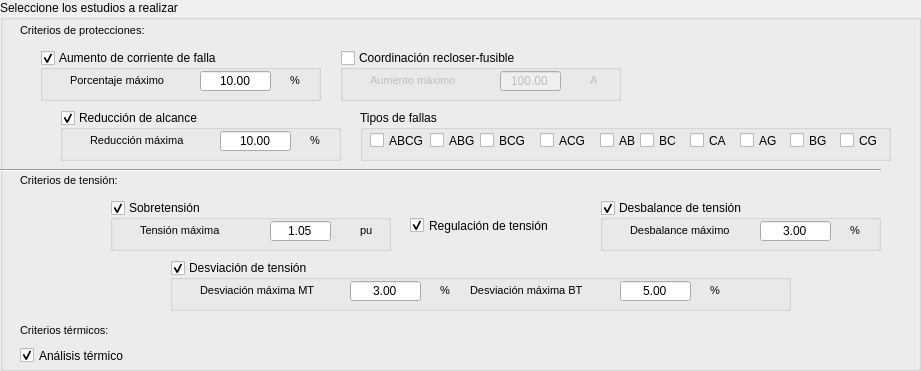
    <widget class="QGroupBox" name="groupBox_studies_ss">
     <property name="geometry">
      <rect>
       <x>0</x>
       <y>90</y>
       <width>921</width>
       <height>371</height>
      </rect>
     </property>
     <property name="title">
      <string>Seleccione los estudios a realizar</string>
     </property>
     <widget class="QCheckBox" name="checkBox_regulation_ss">
      <property name="geometry">
       <rect>
        <x>410</x>
        <y>210</y>
        <width>161</width>
        <height>31</height>
       </rect>
      </property>
      <property name="text">
       <string>Regulación de tensión</string>
      </property>
      <property name="checked">
       <bool>true</bool>
      </property>
     </widget>
     <widget class="QGroupBox" name="Box_faults_ss">
      <property name="enabled">
       <bool>true</bool>
      </property>
      <property name="geometry">
       <rect>
        <x>360</x>
        <y>110</y>
        <width>531</width>
        <height>51</height>
       </rect>
      </property>
      <property name="title">
       <string>Tipos de fallas</string>
      </property>
      <widget class="QCheckBox" name="abcg_ss">
       <property name="geometry">
        <rect>
         <x>10</x>
         <y>20</y>
         <width>61</width>
         <height>21</height>
        </rect>
       </property>
       <property name="text">
        <string>ABCG</string>
       </property>
       <property name="checked">
        <bool>false</bool>
       </property>
      </widget>
      <widget class="QCheckBox" name="bcg_ss">
       <property name="geometry">
        <rect>
         <x>120</x>
         <y>20</y>
         <width>51</width>
         <height>21</height>
        </rect>
       </property>
       <property name="text">
        <string>BCG</string>
       </property>
       <property name="checked">
        <bool>false</bool>
       </property>
      </widget>
      <widget class="QCheckBox" name="abg_ss">
       <property name="geometry">
        <rect>
         <x>70</x>
         <y>20</y>
         <width>51</width>
         <height>21</height>
        </rect>
       </property>
       <property name="text">
        <string>ABG</string>
       </property>
       <property name="checked">
        <bool>false</bool>
       </property>
      </widget>
      <widget class="QCheckBox" name="acg_ss">
       <property name="geometry">
        <rect>
         <x>180</x>
         <y>20</y>
         <width>51</width>
         <height>21</height>
        </rect>
       </property>
       <property name="text">
        <string>ACG</string>
       </property>
       <property name="checked">
        <bool>false</bool>
       </property>
      </widget>
      <widget class="QCheckBox" name="ag_ss">
       <property name="geometry">
        <rect>
         <x>380</x>
         <y>20</y>
         <width>51</width>
         <height>21</height>
        </rect>
       </property>
       <property name="text">
        <string>AG</string>
       </property>
       <property name="checked">
        <bool>false</bool>
       </property>
      </widget>
      <widget class="QCheckBox" name="bg_ss">
       <property name="geometry">
        <rect>
         <x>430</x>
         <y>20</y>
         <width>51</width>
         <height>21</height>
        </rect>
       </property>
       <property name="text">
        <string>BG</string>
       </property>
       <property name="checked">
        <bool>false</bool>
       </property>
      </widget>
      <widget class="QCheckBox" name="cg_ss">
       <property name="geometry">
        <rect>
         <x>480</x>
         <y>20</y>
         <width>51</width>
         <height>21</height>
        </rect>
       </property>
       <property name="text">
        <string>CG</string>
       </property>
       <property name="checked">
        <bool>false</bool>
       </property>
      </widget>
      <widget class="QCheckBox" name="bc_ss">
       <property name="geometry">
        <rect>
         <x>280</x>
         <y>20</y>
         <width>41</width>
         <height>21</height>
        </rect>
       </property>
       <property name="text">
        <string>BC</string>
       </property>
       <property name="checked">
        <bool>false</bool>
       </property>
      </widget>
      <widget class="QCheckBox" name="ab_ss">
       <property name="geometry">
        <rect>
         <x>240</x>
         <y>20</y>
         <width>41</width>
         <height>21</height>
        </rect>
       </property>
       <property name="text">
        <string>AB</string>
       </property>
       <property name="checked">
        <bool>false</bool>
       </property>
      </widget>
      <widget class="QCheckBox" name="ac_ss">
       <property name="geometry">
        <rect>
         <x>330</x>
         <y>20</y>
         <width>41</width>
         <height>21</height>
        </rect>
       </property>
       <property name="text">
        <string extracomment="If not checked: L-N">CA</string>
       </property>
       <property name="checked">
        <bool>false</bool>
       </property>
      </widget>
     </widget>
     <widget class="QGroupBox" name="coord_rf_ss">
      <property name="geometry">
       <rect>
        <x>340</x>
        <y>50</y>
        <width>281</width>
        <height>51</height>
       </rect>
      </property>
      <property name="title">
       <string>Coordinación recloser-fusible</string>
      </property>
      <property name="checkable">
       <bool>true</bool>
      </property>
      <property name="checked">
       <bool>false</bool>
      </property>
      <widget class="QLabel" name="label_rf_ss">
       <property name="geometry">
        <rect>
         <x>30</x>
         <y>20</y>
         <width>121</width>
         <height>20</height>
        </rect>
       </property>
       <property name="font">
        <font>
         <pointsize>8</pointsize>
        </font>
       </property>
       <property name="text">
        <string>Aumento máximo</string>
       </property>
      </widget>
      <widget class="QLabel" name="label_per_rf_ss">
       <property name="geometry">
        <rect>
         <x>250</x>
         <y>20</y>
         <width>16</width>
         <height>20</height>
        </rect>
       </property>
       <property name="font">
        <font>
         <pointsize>8</pointsize>
        </font>
       </property>
       <property name="text">
        <string>A</string>
       </property>
      </widget>
      <widget class="QgsDoubleSpinBox" name="inc_max_rf_ss">
       <property name="geometry">
        <rect>
         <x>160</x>
         <y>20</y>
         <width>61</width>
         <height>22</height>
        </rect>
       </property>
       <property name="alignment">
        <set>Qt::AlignCenter</set>
       </property>
       <property name="buttonSymbols">
        <enum>QAbstractSpinBox::NoButtons</enum>
       </property>
       <property name="correctionMode">
        <enum>QAbstractSpinBox::CorrectToNearestValue</enum>
       </property>
       <property name="minimum">
        <double>1.000000000000000</double>
       </property>
       <property name="maximum">
        <double>1000000.000000000000000</double>
       </property>
       <property name="singleStep">
        <double>0.000000000000000</double>
       </property>
       <property name="value">
        <double>100.000000000000000</double>
       </property>
       <property name="showClearButton" stdset="0">
        <bool>true</bool>
       </property>
       <property name="clearValue" stdset="0">
        <bool>false</bool>
       </property>
      </widget>
     </widget>
     <widget class="QGroupBox" name="cf_ss">
      <property name="geometry">
       <rect>
        <x>40</x>
        <y>50</y>
        <width>281</width>
        <height>51</height>
       </rect>
      </property>
      <property name="title">
       <string>Aumento de corriente de falla</string>
      </property>
      <property name="checkable">
       <bool>true</bool>
      </property>
      <property name="checked">
       <bool>true</bool>
      </property>
      <widget class="QLabel" name="label_per_max_ss">
       <property name="geometry">
        <rect>
         <x>30</x>
         <y>20</y>
         <width>121</width>
         <height>20</height>
        </rect>
       </property>
       <property name="font">
        <font>
         <pointsize>8</pointsize>
        </font>
       </property>
       <property name="text">
        <string>Porcentaje máximo</string>
       </property>
      </widget>
      <widget class="QLabel" name="label_per_inc_ss">
       <property name="geometry">
        <rect>
         <x>250</x>
         <y>20</y>
         <width>16</width>
         <height>20</height>
        </rect>
       </property>
       <property name="font">
        <font>
         <pointsize>8</pointsize>
        </font>
       </property>
       <property name="text">
        <string>%</string>
       </property>
      </widget>
      <widget class="QgsDoubleSpinBox" name="max_perc_cf_ss">
       <property name="geometry">
        <rect>
         <x>160</x>
         <y>20</y>
         <width>71</width>
         <height>22</height>
        </rect>
       </property>
       <property name="alignment">
        <set>Qt::AlignCenter</set>
       </property>
       <property name="buttonSymbols">
        <enum>QAbstractSpinBox::NoButtons</enum>
       </property>
       <property name="correctionMode">
        <enum>QAbstractSpinBox::CorrectToNearestValue</enum>
       </property>
       <property name="minimum">
        <double>1.000000000000000</double>
       </property>
       <property name="maximum">
        <double>1000000.000000000000000</double>
       </property>
       <property name="singleStep">
        <double>0.000000000000000</double>
       </property>
       <property name="value">
        <double>10.000000000000000</double>
       </property>
       <property name="showClearButton" stdset="0">
        <bool>true</bool>
       </property>
       <property name="clearValue" stdset="0">
        <bool>false</bool>
       </property>
      </widget>
     </widget>
     <widget class="QGroupBox" name="rr_ss">
      <property name="geometry">
       <rect>
        <x>60</x>
        <y>110</y>
        <width>281</width>
        <height>51</height>
       </rect>
      </property>
      <property name="title">
       <string>Reducción de alcance</string>
      </property>
      <property name="checkable">
       <bool>true</bool>
      </property>
      <property name="checked">
       <bool>true</bool>
      </property>
      <widget class="QLabel" name="label_ror_ss">
       <property name="geometry">
        <rect>
         <x>30</x>
         <y>20</y>
         <width>121</width>
         <height>20</height>
        </rect>
       </property>
       <property name="font">
        <font>
         <pointsize>8</pointsize>
        </font>
       </property>
       <property name="text">
        <string>Reducción máxima</string>
       </property>
      </widget>
      <widget class="QLabel" name="label_per_ror_ss">
       <property name="geometry">
        <rect>
         <x>250</x>
         <y>20</y>
         <width>16</width>
         <height>20</height>
        </rect>
       </property>
       <property name="font">
        <font>
         <pointsize>8</pointsize>
        </font>
       </property>
       <property name="text">
        <string>%</string>
       </property>
      </widget>
      <widget class="QgsDoubleSpinBox" name="red_max_ss">
       <property name="geometry">
        <rect>
         <x>160</x>
         <y>20</y>
         <width>71</width>
         <height>22</height>
        </rect>
       </property>
       <property name="alignment">
        <set>Qt::AlignCenter</set>
       </property>
       <property name="buttonSymbols">
        <enum>QAbstractSpinBox::NoButtons</enum>
       </property>
       <property name="correctionMode">
        <enum>QAbstractSpinBox::CorrectToNearestValue</enum>
       </property>
       <property name="minimum">
        <double>1.000000000000000</double>
       </property>
       <property name="maximum">
        <double>1000000.000000000000000</double>
       </property>
       <property name="singleStep">
        <double>0.000000000000000</double>
       </property>
       <property name="value">
        <double>10.000000000000000</double>
       </property>
       <property name="showClearButton" stdset="0">
        <bool>true</bool>
       </property>
       <property name="clearValue" stdset="0">
        <bool>false</bool>
       </property>
      </widget>
     </widget>
     <widget class="QGroupBox" name="overvoltage_ss">
      <property name="geometry">
       <rect>
        <x>110</x>
        <y>200</y>
        <width>281</width>
        <height>51</height>
       </rect>
      </property>
      <property name="title">
       <string>Sobretensión</string>
      </property>
      <property name="checkable">
       <bool>true</bool>
      </property>
      <property name="checked">
       <bool>true</bool>
      </property>
      <widget class="QLabel" name="label_max_ov_ss">
       <property name="geometry">
        <rect>
         <x>30</x>
         <y>20</y>
         <width>121</width>
         <height>20</height>
        </rect>
       </property>
       <property name="font">
        <font>
         <pointsize>8</pointsize>
        </font>
       </property>
       <property name="text">
        <string>Tensión máxima</string>
       </property>
      </widget>
      <widget class="QLabel" name="label_pu_ov_ss">
       <property name="geometry">
        <rect>
         <x>250</x>
         <y>20</y>
         <width>16</width>
         <height>20</height>
        </rect>
       </property>
       <property name="font">
        <font>
         <pointsize>8</pointsize>
        </font>
       </property>
       <property name="text">
        <string>pu</string>
       </property>
      </widget>
      <widget class="QgsDoubleSpinBox" name="overvolt_ss">
       <property name="geometry">
        <rect>
         <x>160</x>
         <y>20</y>
         <width>61</width>
         <height>22</height>
        </rect>
       </property>
       <property name="alignment">
        <set>Qt::AlignCenter</set>
       </property>
       <property name="buttonSymbols">
        <enum>QAbstractSpinBox::NoButtons</enum>
       </property>
       <property name="correctionMode">
        <enum>QAbstractSpinBox::CorrectToNearestValue</enum>
       </property>
       <property name="minimum">
        <double>0.000000000000000</double>
       </property>
       <property name="maximum">
        <double>1.100000000000000</double>
       </property>
       <property name="singleStep">
        <double>0.000000000000000</double>
       </property>
       <property name="value">
        <double>1.050000000000000</double>
       </property>
       <property name="showClearButton" stdset="0">
        <bool>true</bool>
       </property>
       <property name="clearValue" stdset="0">
        <bool>false</bool>
       </property>
      </widget>
     </widget>
     <widget class="QGroupBox" name="voltage_deviation_ss">
      <property name="geometry">
       <rect>
        <x>170</x>
        <y>260</y>
        <width>621</width>
        <height>51</height>
       </rect>
      </property>
      <property name="title">
       <string>Desviación de tensión</string>
      </property>
      <property name="checkable">
       <bool>true</bool>
      </property>
      <property name="checked">
       <bool>true</bool>
      </property>
      <widget class="QLabel" name="label_max_dev_mt_ss">
       <property name="geometry">
        <rect>
         <x>30</x>
         <y>20</y>
         <width>141</width>
         <height>20</height>
        </rect>
       </property>
       <property name="font">
        <font>
         <pointsize>8</pointsize>
        </font>
       </property>
       <property name="text">
        <string>Desviación máxima MT</string>
       </property>
      </widget>
      <widget class="QLabel" name="label_per_dev_mt_ss">
       <property name="geometry">
        <rect>
         <x>270</x>
         <y>20</y>
         <width>16</width>
         <height>20</height>
        </rect>
       </property>
       <property name="font">
        <font>
         <pointsize>8</pointsize>
        </font>
       </property>
       <property name="text">
        <string>%</string>
       </property>
      </widget>
      <widget class="QLabel" name="label_per_dev_bt_ss">
       <property name="geometry">
        <rect>
         <x>540</x>
         <y>20</y>
         <width>16</width>
         <height>20</height>
        </rect>
       </property>
       <property name="font">
        <font>
         <pointsize>8</pointsize>
        </font>
       </property>
       <property name="text">
        <string>%</string>
       </property>
      </widget>
      <widget class="QLabel" name="label_max_dev_bt_ss">
       <property name="geometry">
        <rect>
         <x>300</x>
         <y>20</y>
         <width>141</width>
         <height>20</height>
        </rect>
       </property>
       <property name="font">
        <font>
         <pointsize>8</pointsize>
        </font>
       </property>
       <property name="text">
        <string>Desviación máxima BT</string>
       </property>
      </widget>
      <widget class="QgsDoubleSpinBox" name="unbalance_bt_ss">
       <property name="geometry">
        <rect>
         <x>450</x>
         <y>20</y>
         <width>71</width>
         <height>22</height>
        </rect>
       </property>
       <property name="minimumSize">
        <size>
         <width>1</width>
         <height>22</height>
        </size>
       </property>
       <property name="alignment">
        <set>Qt::AlignCenter</set>
       </property>
       <property name="buttonSymbols">
        <enum>QAbstractSpinBox::NoButtons</enum>
       </property>
       <property name="correctionMode">
        <enum>QAbstractSpinBox::CorrectToNearestValue</enum>
       </property>
       <property name="minimum">
        <double>0.000000000000000</double>
       </property>
       <property name="maximum">
        <double>100.000000000000000</double>
       </property>
       <property name="singleStep">
        <double>0.000000000000000</double>
       </property>
       <property name="value">
        <double>5.000000000000000</double>
       </property>
       <property name="showClearButton" stdset="0">
        <bool>true</bool>
       </property>
       <property name="clearValue" stdset="0">
        <bool>false</bool>
       </property>
      </widget>
      <widget class="QgsDoubleSpinBox" name="unbalance_mt_ss">
       <property name="geometry">
        <rect>
         <x>180</x>
         <y>20</y>
         <width>71</width>
         <height>22</height>
        </rect>
       </property>
       <property name="minimumSize">
        <size>
         <width>1</width>
         <height>22</height>
        </size>
       </property>
       <property name="alignment">
        <set>Qt::AlignCenter</set>
       </property>
       <property name="buttonSymbols">
        <enum>QAbstractSpinBox::NoButtons</enum>
       </property>
       <property name="correctionMode">
        <enum>QAbstractSpinBox::CorrectToNearestValue</enum>
       </property>
       <property name="minimum">
        <double>0.000000000000000</double>
       </property>
       <property name="maximum">
        <double>100.000000000000000</double>
       </property>
       <property name="singleStep">
        <double>0.000000000000000</double>
       </property>
       <property name="value">
        <double>3.000000000000000</double>
       </property>
       <property name="showClearButton" stdset="0">
        <bool>true</bool>
       </property>
       <property name="clearValue" stdset="0">
        <bool>false</bool>
       </property>
      </widget>
     </widget>
     <widget class="QGroupBox" name="unbalance_ss">
      <property name="geometry">
       <rect>
        <x>600</x>
        <y>200</y>
        <width>281</width>
        <height>51</height>
       </rect>
      </property>
      <property name="title">
       <string>Desbalance de tensión</string>
      </property>
      <property name="checkable">
       <bool>true</bool>
      </property>
      <property name="checked">
       <bool>true</bool>
      </property>
      <widget class="QLabel" name="label_un_max_ss">
       <property name="geometry">
        <rect>
         <x>30</x>
         <y>20</y>
         <width>121</width>
         <height>20</height>
        </rect>
       </property>
       <property name="font">
        <font>
         <pointsize>8</pointsize>
        </font>
       </property>
       <property name="text">
        <string>Desbalance máximo</string>
       </property>
      </widget>
      <widget class="QLabel" name="label_per_unb_ss">
       <property name="geometry">
        <rect>
         <x>250</x>
         <y>20</y>
         <width>16</width>
         <height>20</height>
        </rect>
       </property>
       <property name="font">
        <font>
         <pointsize>8</pointsize>
        </font>
       </property>
       <property name="text">
        <string>%</string>
       </property>
      </widget>
      <widget class="QgsDoubleSpinBox" name="unb_max_ss">
       <property name="geometry">
        <rect>
         <x>160</x>
         <y>20</y>
         <width>71</width>
         <height>22</height>
        </rect>
       </property>
       <property name="alignment">
        <set>Qt::AlignCenter</set>
       </property>
       <property name="buttonSymbols">
        <enum>QAbstractSpinBox::NoButtons</enum>
       </property>
       <property name="correctionMode">
        <enum>QAbstractSpinBox::CorrectToNearestValue</enum>
       </property>
       <property name="minimum">
        <double>0.500000000000000</double>
       </property>
       <property name="maximum">
        <double>10.000000000000000</double>
       </property>
       <property name="singleStep">
        <double>0.000000000000000</double>
       </property>
       <property name="value">
        <double>3.000000000000000</double>
       </property>
       <property name="showClearButton" stdset="0">
        <bool>true</bool>
       </property>
       <property name="clearValue" stdset="0">
        <bool>false</bool>
       </property>
      </widget>
     </widget>
     <widget class="QCheckBox" name="checkBox_thermal_ss">
      <property name="geometry">
       <rect>
        <x>20</x>
        <y>340</y>
        <width>161</width>
        <height>31</height>
       </rect>
      </property>
      <property name="text">
       <string>Análisis térmico</string>
      </property>
      <property name="checked">
       <bool>true</bool>
      </property>
     </widget>
     <widget class="Line" name="line">
      <property name="geometry">
       <rect>
        <x>0</x>
        <y>160</y>
        <width>881</width>
        <height>20</height>
       </rect>
      </property>
      <property name="orientation">
       <enum>Qt::Horizontal</enum>
      </property>
     </widget>
     <widget class="QLabel" name="label_pm_cf_5">
      <property name="geometry">
       <rect>
        <x>20</x>
        <y>320</y>
        <width>151</width>
        <height>20</height>
       </rect>
      </property>
      <property name="font">
       <font>
        <pointsize>8</pointsize>
       </font>
      </property>
      <property name="text">
       <string>Criterios térmicos:</string>
      </property>
     </widget>
     <widget class="QLabel" name="label_pm_cf_6">
      <property name="geometry">
       <rect>
        <x>20</x>
        <y>170</y>
        <width>151</width>
        <height>20</height>
       </rect>
      </property>
      <property name="font">
       <font>
        <pointsize>8</pointsize>
       </font>
      </property>
      <property name="text">
       <string>Criterios de tensión:</string>
      </property>
     </widget>
     <widget class="QLabel" name="label_pm_cf_7">
      <property name="geometry">
       <rect>
        <x>20</x>
        <y>20</y>
        <width>151</width>
        <height>20</height>
       </rect>
      </property>
      <property name="font">
       <font>
        <pointsize>8</pointsize>
       </font>
      </property>
      <property name="text">
       <string>Criterios de protecciones:</string>
      </property>
     </widget>
    </widget>
